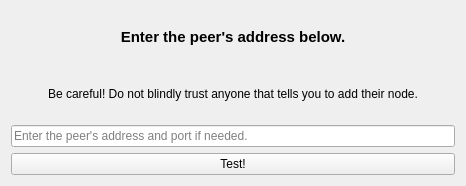
<?xml version="1.0" encoding="UTF-8"?>
<ui version="4.0">
 <class>TestPeerDialog</class>
 <widget class="QWidget" name="TestPeerDialog">
  <property name="geometry">
   <rect>
    <x>0</x>
    <y>0</y>
    <width>466</width>
    <height>186</height>
   </rect>
  </property>
  <property name="windowTitle">
   <string>Test Peer</string>
  </property>
  <layout class="QVBoxLayout" name="verticalLayout_2">
   <item>
    <widget class="QLabel" name="label">
     <property name="font">
      <font>
       <pointsize>11</pointsize>
       <weight>75</weight>
       <bold>true</bold>
      </font>
     </property>
     <property name="text">
      <string>Enter the peer's address below.</string>
     </property>
     <property name="alignment">
      <set>Qt::AlignCenter</set>
     </property>
    </widget>
   </item>
   <item>
    <widget class="QLabel" name="label_2">
     <property name="text">
      <string>Be careful! Do not blindly trust anyone that tells you to add their node.</string>
     </property>
     <property name="alignment">
      <set>Qt::AlignCenter</set>
     </property>
    </widget>
   </item>
   <item>
    <widget class="QLineEdit" name="lineEdit">
     <property name="placeholderText">
      <string>Enter the peer's address and port if needed.</string>
     </property>
    </widget>
   </item>
   <item>
    <widget class="QPushButton" name="pushButton">
     <property name="text">
      <string>Test!</string>
     </property>
    </widget>
   </item>
  </layout>
 </widget>
 <resources/>
 <connections/>
</ui>
